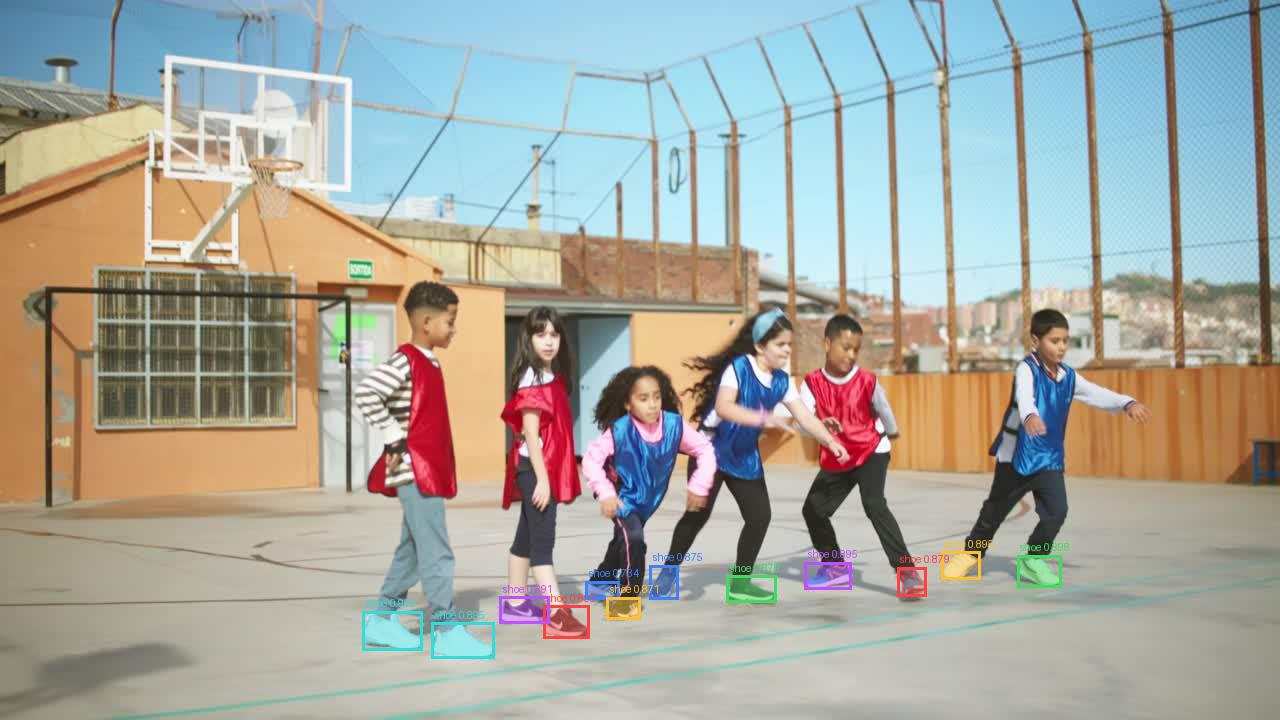
#> input picture deliverables/workspace/assets/test.jpg, 1280 x 720 px
$ python mock_rgbd_publisher.py --image ../../../deliverables/workspace/assets/test.jpg
#> lines starting #> are read from the running program, lines starting #| are printed output that depends on the picture
#> in main, image is the input picture: shape (720, 1280, 3); mean B, G, R 160.8, 168.3, 166.6
### services/pose_service/seg_web_node/mock_depth.py
"""Deterministic synthetic depth generation for Thor-only validation."""

from __future__ import annotations

import cv2
import numpy as np


def make_mock_depth(image_bgr: np.ndarray) -> np.ndarray:
    if image_bgr.ndim != 3 or image_bgr.shape[2] != 3:
        raise ValueError("image must be HxWx3 BGR")
    gray = cv2.cvtColor(image_bgr, cv2.COLOR_BGR2GRAY).astype(np.float32)
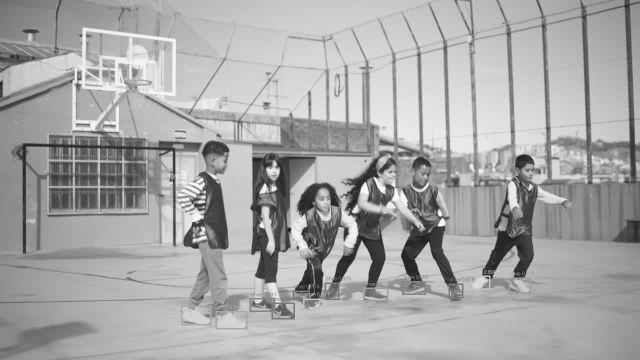
#> gray: shape (360, 640) float32; min 24, max 254, mean 167
    smooth = cv2.GaussianBlur(gray, (0, 0), 9.0)
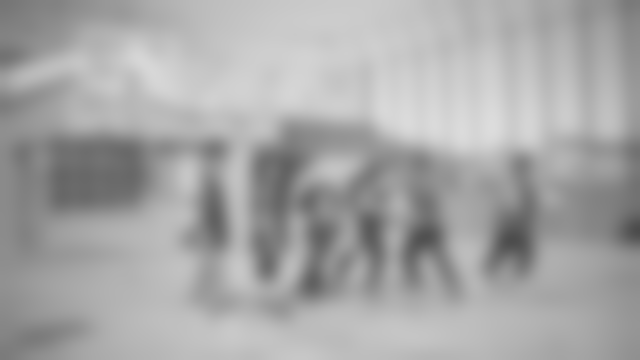
#> smooth: shape (360, 640) float32; min 75.87, max 220.8, mean 167
    depth = 700.0 + 1100.0 * (smooth / 255.0)
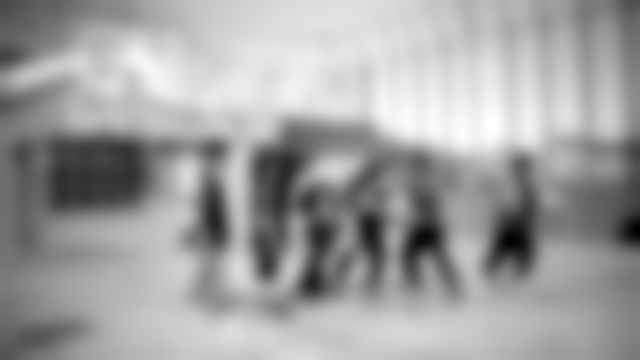
#> depth: shape (360, 640) float32; min 1027.3, max 1652.4, mean 1420.6; drawn with min black and max white
    height, width = gray.shape
#> height = 360; width = 640
    yy, xx = np.ogrid[:height, :width]
#> yy = 360 values from 0 to 359
    ellipse = ((xx - width * 0.5) / (width * 0.32)) ** 2 + (
        (yy - height * 0.55) / (height * 0.28)
    ) ** 2 <= 1.0
    depth[ellipse] -= 180.0
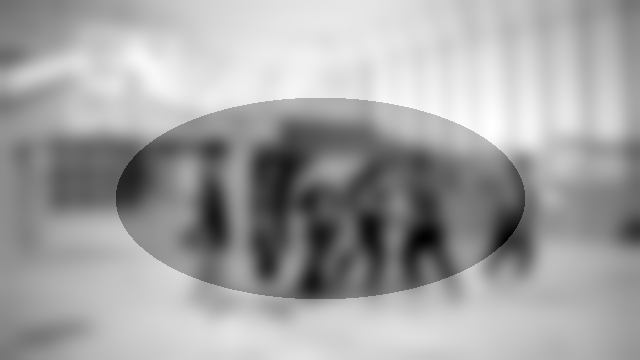
#> depth: shape (360, 640) float32; min 863.5, max 1652.4, mean 1369.9; drawn with min black and max white
    depth[:2, :] = 0
    depth[-2:, :] = 0
    depth[:, :2] = 0
    depth[:, -2:] = 0
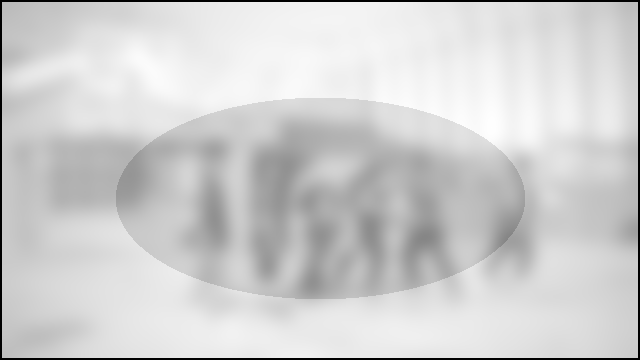
#> depth: shape (360, 640) float32; min 0, max 1652.4, mean 1345.9; drawn with min black and max white
    return np.clip(depth, 0, 65535).astype(np.uint16)

### services/pose_service/tools/mock_rgbd_publisher.py
#!/usr/bin/env python3
"""Publish a JPEG and matching synthetic aligned depth using the G1 protocol."""

from __future__ import annotations

import argparse
import sys
import time
from pathlib import Path

import cv2
import lcm

sys.path.insert(0, str(Path(__file__).resolve().parents[1]))

from seg_web_node.lcm_protocol import CameraFrame, encode_camera, encode_depth
from seg_web_node.mock_depth import make_mock_depth


def main() -> int:
    parser = argparse.ArgumentParser(description=__doc__)
    parser.add_argument("--image", required=True, type=Path)
    parser.add_argument("--lcm-url", default=None)
    parser.add_argument("--rgb-channel", default="G1_CAMERA_FRAME")
    parser.add_argument("--depth-channel", default="G1_DEPTH_FRAME")
    parser.add_argument("--fps", type=float, default=10.0)
    parser.add_argument("--count", type=int, default=0, help="0 publishes forever")
    parser.add_argument("--width", type=int, default=640)
    parser.add_argument("--height", type=int, default=360)
    parser.add_argument("--depth-scale-um", type=int, default=1000)
    args = parser.parse_args()
    image = cv2.imread(str(args.image), cv2.IMREAD_COLOR)
    if image is None:
        raise SystemExit(f"Cannot read image: {args.image}")
    image = cv2.resize(image, (args.width, args.height), interpolation=cv2.INTER_AREA)
    ok, encoded = cv2.imencode(".jpg", image, [cv2.IMWRITE_JPEG_QUALITY, 90])
    if not ok:
        raise SystemExit("JPEG encoding failed")
    depth = make_mock_depth(image)
    height, width = depth.shape
#> height = 360; width = 640
#> (the run stopped early here; a loop or call above may not have finished)
